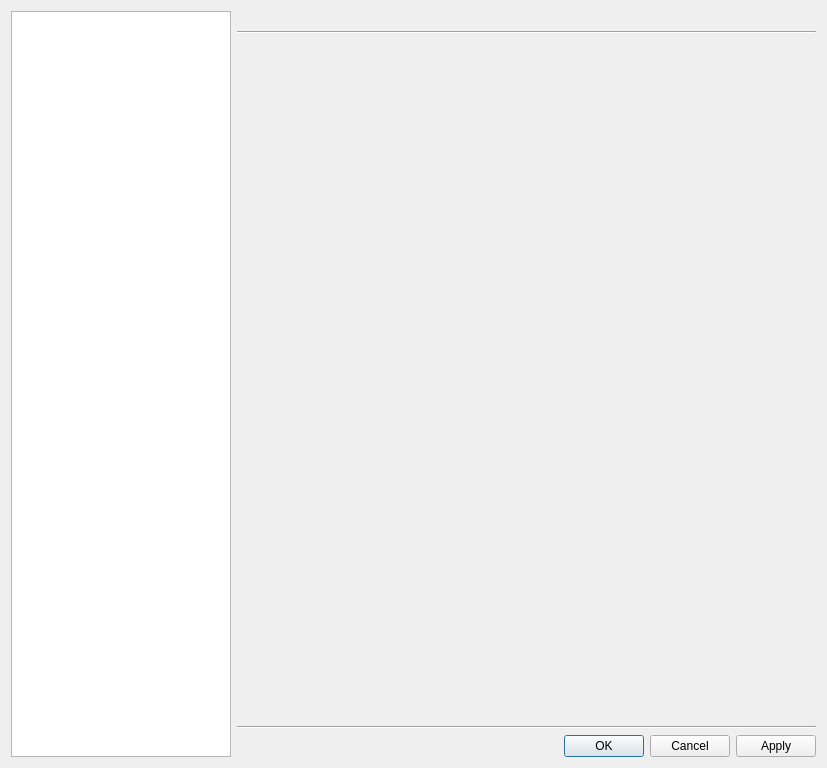
<?xml version="1.0" encoding="UTF-8"?>
<ui version="4.0">
 <class>SettingsDialog</class>
 <widget class="QDialog" name="SettingsDialog">
  <property name="geometry">
   <rect>
    <x>0</x>
    <y>0</y>
    <width>827</width>
    <height>768</height>
   </rect>
  </property>
  <property name="windowTitle">
   <string>Settings</string>
  </property>
  <property name="windowIcon">
   <iconset resource="../../data/icons.qrc">
    <normaloff>:/icons/64x64/mango.png</normaloff>:/icons/64x64/mango.png</iconset>
  </property>
  <layout class="QHBoxLayout" name="layout_dialog">
   <item>
    <widget class="QTreeWidget" name="list">
     <property name="maximumSize">
      <size>
       <width>220</width>
       <height>16777215</height>
      </size>
     </property>
     <property name="horizontalScrollBarPolicy">
      <enum>Qt::ScrollBarAlwaysOff</enum>
     </property>
     <property name="iconSize">
      <size>
       <width>32</width>
       <height>32</height>
      </size>
     </property>
     <property name="rootIsDecorated">
      <bool>false</bool>
     </property>
     <property name="itemsExpandable">
      <bool>false</bool>
     </property>
     <property name="expandsOnDoubleClick">
      <bool>false</bool>
     </property>
     <attribute name="headerVisible">
      <bool>false</bool>
     </attribute>
     <column>
      <property name="text">
       <string notr="true">1</string>
      </property>
     </column>
    </widget>
   </item>
   <item>
    <layout class="QVBoxLayout" name="layout">
     <item>
      <widget class="QLabel" name="title"/>
     </item>
     <item>
      <widget class="Line" name="line_2">
       <property name="orientation">
        <enum>Qt::Horizontal</enum>
       </property>
      </widget>
     </item>
     <item>
      <widget class="QStackedWidget" name="stacked_widget">
       <property name="currentIndex">
        <number>-1</number>
       </property>
      </widget>
     </item>
     <item>
      <widget class="Line" name="line_1">
       <property name="orientation">
        <enum>Qt::Horizontal</enum>
       </property>
      </widget>
     </item>
     <item>
      <widget class="QDialogButtonBox" name="buttonBox">
       <property name="standardButtons">
        <set>QDialogButtonBox::Apply|QDialogButtonBox::Cancel|QDialogButtonBox::Ok</set>
       </property>
      </widget>
     </item>
    </layout>
   </item>
  </layout>
 </widget>
 <tabstops>
  <tabstop>list</tabstop>
  <tabstop>buttonBox</tabstop>
 </tabstops>
 <resources>
  <include location="../../data/data.qrc"/>
  <include location="../../data/icons.qrc"/>
 </resources>
 <connections>
  <connection>
   <sender>buttonBox</sender>
   <signal>accepted()</signal>
   <receiver>SettingsDialog</receiver>
   <slot>accept()</slot>
   <hints>
    <hint type="sourcelabel">
     <x>816</x>
     <y>757</y>
    </hint>
    <hint type="destinationlabel">
     <x>521</x>
     <y>545</y>
    </hint>
   </hints>
  </connection>
  <connection>
   <sender>buttonBox</sender>
   <signal>rejected()</signal>
   <receiver>SettingsDialog</receiver>
   <slot>reject()</slot>
   <hints>
    <hint type="sourcelabel">
     <x>816</x>
     <y>757</y>
    </hint>
    <hint type="destinationlabel">
     <x>322</x>
     <y>549</y>
    </hint>
   </hints>
  </connection>
 </connections>
</ui>
